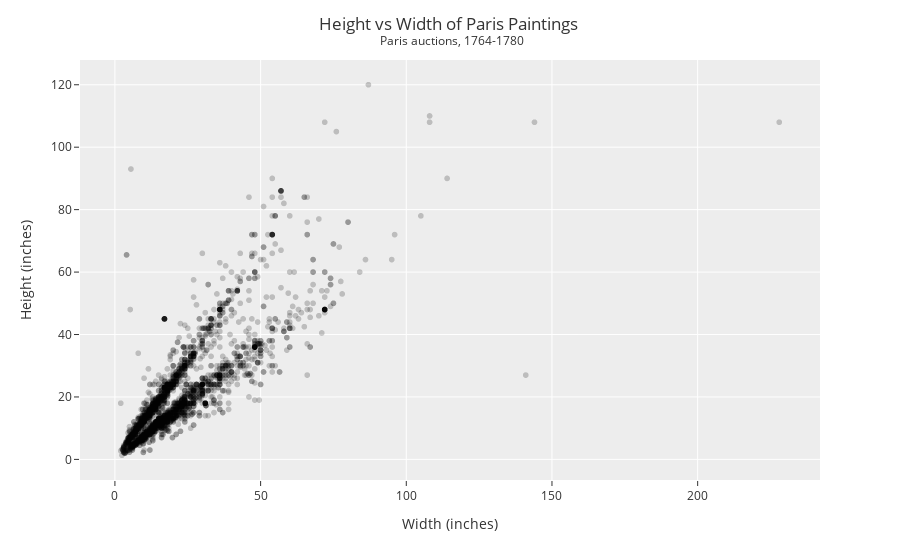

Source (notebook cell):
### Code cell
fig = px.scatter(DF,
                 x='Width_in',
                 y="Height_in",
                 color_discrete_sequence=['black'],
                 opacity=0.2)

fig.update_layout(template="ggplot2",
                  title='Height vs Width of Paris Paintings <br><sup> Paris auctions, 1764-1780</sup>',
                  title_x=0.5,
                  xaxis_title="Width (inches)",
                  yaxis_title="Height (inches)")

fig.show()

### Figure 1 — Plotly figure (JSON) as saved in the notebook; plotly's stock layout.template omitted (floating-point values rounded to 4 significant figures; data arrays with more than 128 entries replaced by an {"elided": "..."} marker saying what was removed)
{"data": [{"hovertemplate": "Width_in=%{x}<br>Height_in=%{y}<extra></extra>", "legendgroup": "", "marker": {"color": "black", "opacity": 0.2, "symbol": "circle"}, "mode": "markers", "name": "", "showlegend": false, "type": "scattergl", "x": {"elided": "3393 float values"}, "xaxis": "x", "y": {"elided": "3393 float values"}, "yaxis": "y"}], "layout": {"autosize": true, "legend": {"tracegroupgap": 0}, "margin": {"t": 60}, "title": {"text": "Height vs Width of Paris Paintings <br><sup> Paris auctions, 1764-1780</sup>", "x": 0.5}, "xaxis": {"anchor": "y", "autorange": true, "domain": [0, 1], "range": [-11.8, 241.8], "title": {"text": "Width (inches)"}, "type": "linear"}, "yaxis": {"anchor": "x", "autorange": true, "domain": [0, 1], "range": [-7.858, 129.2], "title": {"text": "Height (inches)"}, "type": "linear"}}}
